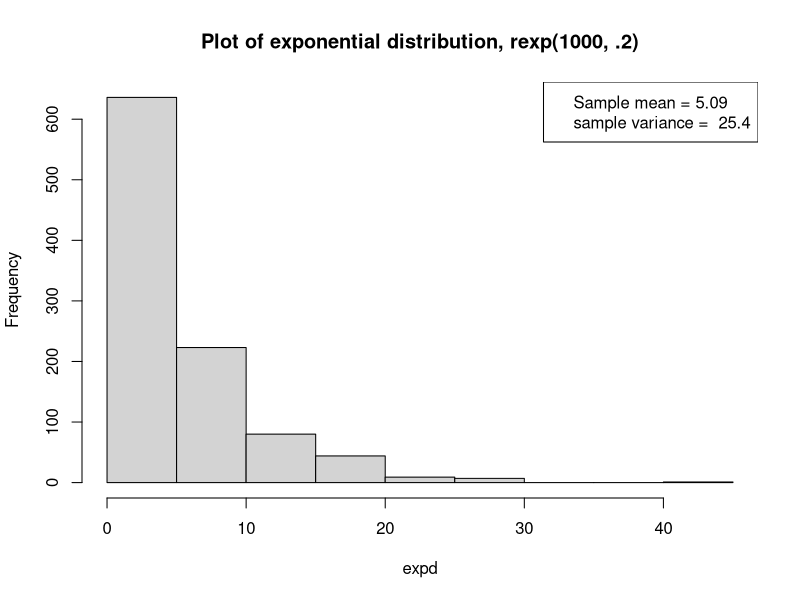
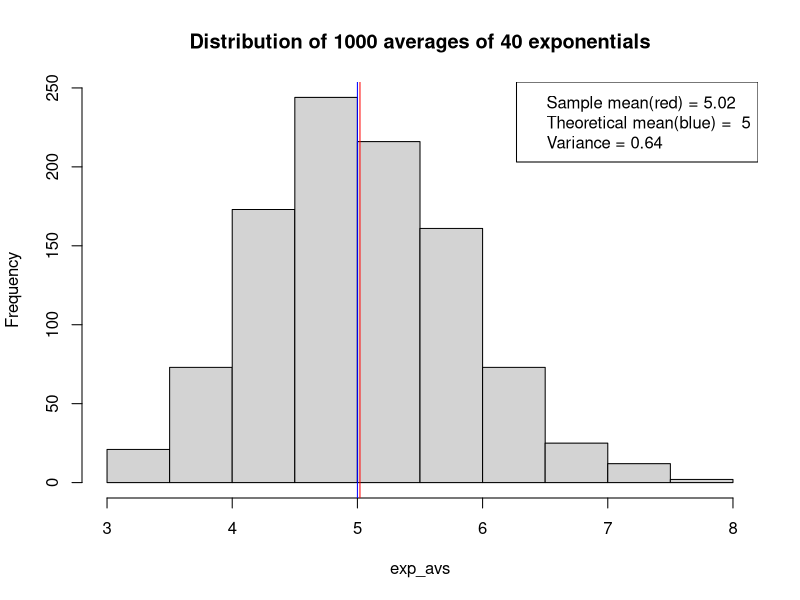
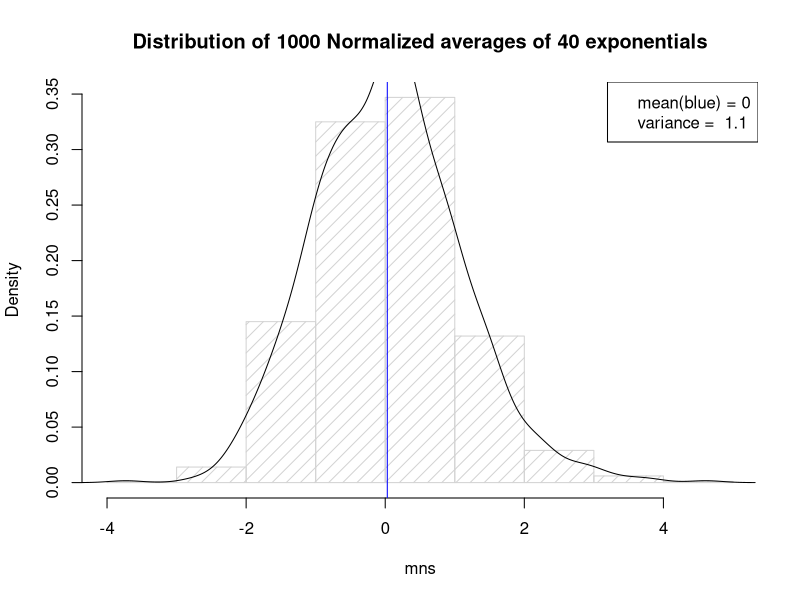

Write R code to recreate these figures, in order.
## ---- chunk 1
theoretical_mean<-1/0.2
theoretical_variance<-1/0.2**2
## ---- chunk 2
paste("theoretical mean = ", round(theoretical_mean, 2))
paste("theoretical variance = ", round(theoretical_variance, 2))
## ---- chunk 3
expd<-rexp(1000,.2)
sample_mean<-mean(expd)
sample_variance<-var(expd)
hist(expd,main = "Plot of exponential distribution, rexp(1000, .2)")
legend("topright", legend = c(paste("Sample mean =", round(sample_mean, 2)), paste("sample variance = ", round(sample_variance, 2)))) 
## ---- chunk 4
exp_avs = NULL 
for (i in 1:1000) exp_avs = c(exp_avs, mean(rexp(40, .2)))
a<-mean(exp_avs)
b<-var(exp_avs)
hist(exp_avs, main = "Distribution of 1000 averages of 40 exponentials")
abline(v=a, col="red")
abline(v=theoretical_mean, col="blue")
legend("topright", legend = c(paste("Sample mean(red) =", round(a, 2)), paste("Theoretical mean(blue) = ", (theoretical_mean)), paste("Variance =", round(b, 2))))
## ---- chunk 5
mns = NULL
for (i in 1:1000) mns = c(mns, (mean(rexp(40, .2))-5)/(5/sqrt(40)))
d<-mean(mns)
e<-var(mns)
hist(mns, prob=TRUE, density = 10, ylab = "Density", main = "Distribution of 1000 Normalized averages of 40 exponentials")
abline(v=d, col="blue")
lines(density(mns), col = "black")
legend("topright", legend = c(paste("mean(blue) =", round(d, 1)), paste("variance = ", round(e, 2))))
